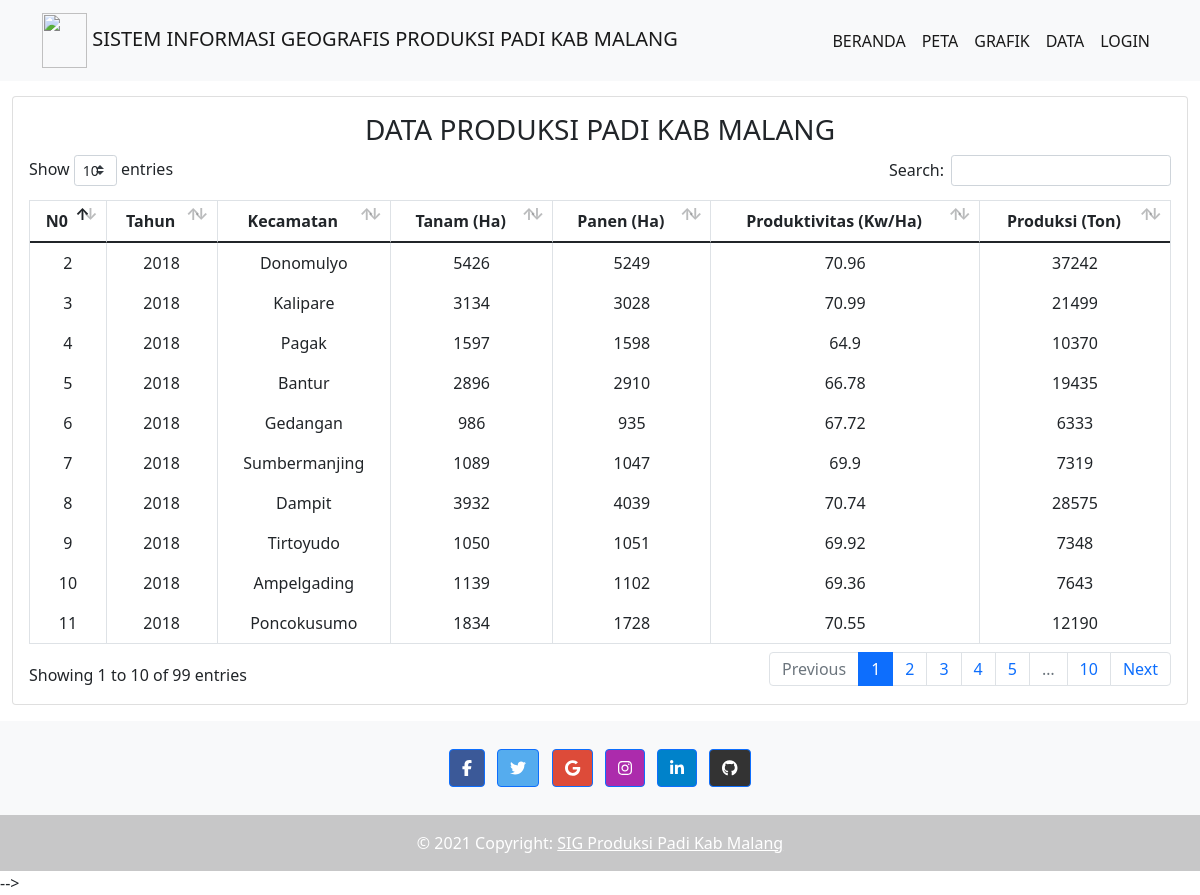
/index.php/produksi_control, run on the app's committed database.
### tables this page shows
CREATE TABLE `tb_produksi` (
  `id_produksi` int(5) NOT NULL,
  `tahun` varchar(5) NOT NULL,
  `kecamatan` varchar(20) NOT NULL,
  `tanam` int(10) NOT NULL,
  `panen` int(10) NOT NULL,
  `produktivitas` float NOT NULL,
  `produksi` int(10) NOT NULL,
  `longitude` varchar(20) NOT NULL,
  `latitude` varchar(20) NOT NULL
);

### application/controllers/produksi_control.php (called while the page is built, shortened)
<?php
class produksi_control extends CI_Controller
{
    function __construct()
    {
        $this->load->model('data_produksi');
        $this->load->helper('url');
    }
    function index()
    {
        $data['produksi'] = $this->data_produksi->tampil_data()->result();
        $this->load->view('v_produksi', $data);
    }
}

### index.php (called while the page is built, shortened)
<?php
require_once BASEPATH.'core/CodeIgniter.php';

### application/models/data_produksi.php (called while the page is built, shortened)
<?php
class data_produksi extends CI_Model
{
    function tampil_data()
    {
        return $this->db->get('tb_produksi');
    }
}

### application/views/v_produksi.php (the view, shortened to what this page needs)
<!doctype html>
<html lang="en">
<head>
    <link href="<?= base_url('assets/'); ?>css/styles.css" rel="stylesheet" />
    <link href="<?= base_url('assets/'); ?>css/bootstrap.min.css" rel="stylesheet" />
    <link href="<?= base_url('assets/'); ?>datatables/dataTables.bootstrap4.min.css" rel="stylesheet" />
    <link href="<?= base_url() ?>assets/fontawesome-free/css/all.min.css" rel="stylesheet">
</head>
<body>
    <nav class="navbar navbar-expand-lg navbar-light bg-light fixed-top">
        <div class="container"><a class="navbar-brand" href="beranda"><img src="assets/img/logokab.png" alt="" width="45" height="55" class="d-inline-block align-text-fixed"> SISTEM INFORMASI GEOGRAFIS PRODUKSI PADI KAB MALANG
                <span class="navbar-text">
                    <div class="navbar-nav">
                        <a href="<?php echo base_url(); ?>beranda" class="nav-link active" aria-current="page">BERANDA</a>
                        <a href="<?php echo base_url(); ?>map_control" class="nav-link active" aria-current="page">PETA</a>
                        <a href="<?php echo base_url(); ?>grafik_control" class="nav-link active" aria-current="page">GRAFIK</a>
                        <a href="<?php echo base_url(); ?>produksi_control" class="nav-link active" aria-current="page">DATA</a>
                        <a href="<?php echo base_url(); ?>login_control" class="nav-link active" aria-current="page">LOGIN</a>
                    </div>
                </span>
        </div>
    </nav>
    <br><br><br>
    <div id="content-wrapper">
        <div class="container-fluid mt-4">
            <div class="card mb-3 mt-4">
                <div class="card-body">
                    <div class="table-responsive">
                        <center>
                            <h3> DATA PRODUKSI PADI KAB MALANG
                            </h3>
                        </center>
                        <table class="table table-bordered" id="dataTable" width="100%" cellspacing="0">
                            <thead>
                                <tr>
                                    <th style="text-align: center;">N0</th>
                                    <th style="text-align: center;">Tahun</th>
                                    <th style="text-align: center;">Kecamatan</th>
                                    <th style="text-align: center;">Tanam (Ha)</th>
                                    <th style="text-align: center;">Panen (Ha)</th>
                                    <th style="text-align: center;">Produktivitas (Kw/Ha)</th>
                                    <th style="text-align: center;">Produksi (Ton)</th>
                                </tr>
                            </thead>
                            <?php foreach ($produksi as $u) : ?>
                                <tr>
                                    <td>
                                        <center><?php echo $u->id_produksi ?></center>
                                    </td>
                                    <td>
                                        <center><?php echo $u->tahun ?></center>
                                    </td>
                                    <td>
                                        <center><?php echo $u->kecamatan ?></center>
                                    </td>
                                    <td>
                                        <center><?php echo $u->tanam ?></center>
                                    </td>
                                    <td>
                                        <center><?php echo $u->panen ?></center>
                                    </td>
                                    <td>
                                        <center><?php echo $u->produktivitas ?></center>
                                    </td>
                                    <td>
                                        <center><?php echo $u->produksi ?></center>
                                    </td>
                                </tr>
                            <?php endforeach; ?>
                        </table>
                    </div>
                </div>
            </div>
        </div>
    </div>
    <footer class="bg-light text-center text-white">
        <div class="container p-4 pb-0">
            <section class="mb-4">
                <a class="btn btn-primary btn-floating m-1" style="background-color: #3b5998;" href="https://www.facebook.com/yongkie.rockers.3" role="button"><i class="fab fa-facebook-f"></i></a>
                <a class="btn btn-primary btn-floating m-1" style="background-color: #55acee;" href="#!" role="button"><i class="fab fa-twitter"></i></a>
                <a class="btn btn-primary btn-floating m-1" style="background-color: #dd4b39;" href="https://yongkiyudha1@gmail.com" role="button"><i class="fab fa-google"></i></a>
                <a class="btn btn-primary btn-floating m-1" style="background-color: #ac2bac;" href="https://www.instagram.com/yudhayongki_" role="button"><i class="fab fa-instagram"></i></a>
                <a class="btn btn-primary btn-floating m-1" style="background-color: #0082ca;" href="#!" role="button"><i class="fab fa-linkedin-in"></i></a>
                <a class="btn btn-primary btn-floating m-1" style="background-color: #333333;" href="https://github.com/yongkiyudha" role="button"><i class="fab fa-github"></i></a>
        </div>
        <div class="text-center p-3" style="background-color: rgba(0, 0, 0, 0.2);">
            © 2021 Copyright:
            <a class="text-white">SIG Produksi Padi Kab Malang</a>
        </div>
    </footer>
</body> -->
</html>

### data on the page
tb_produksi: id_produksi "2", tahun "2018", kecamatan "Donomulyo", tanam "5426", panen "5249", produktivitas "70.96", produksi "37242"
tb_produksi: id_produksi "3", tahun "2018", kecamatan "Kalipare", tanam "3134", panen "3028", produktivitas "70.99", produksi "21499"
tb_produksi: id_produksi "4", tahun "2018", kecamatan "Pagak", tanam "1597", panen "1598", produktivitas "64.9", produksi "10370"
tb_produksi: id_produksi "5", tahun "2018", kecamatan "Bantur", tanam "2896", panen "2910", produktivitas "66.78", produksi "19435"
tb_produksi: id_produksi "6", tahun "2018", kecamatan "Gedangan", tanam "986", panen "935", produktivitas "67.72", produksi "6333"
tb_produksi: id_produksi "7", tahun "2018", kecamatan "Sumbermanjing", tanam "1089", panen "1047", produktivitas "69.9", produksi "7319"
tb_produksi: id_produksi "8", tahun "2018", kecamatan "Dampit", tanam "3932", panen "4039", produktivitas "70.74", produksi "28575"
tb_produksi: id_produksi "9", tahun "2018", kecamatan "Tirtoyudo", tanam "1050", panen "1051", produktivitas "69.92", produksi "7348"
tb_produksi: id_produksi "10", tahun "2018", kecamatan "Ampelgading", tanam "1139", panen "1102", produktivitas "69.36", produksi "7643"
tb_produksi: id_produksi "11", tahun "2018", kecamatan "Poncokusumo", tanam "1834", panen "1728", produktivitas "70.55", produksi "12190"
